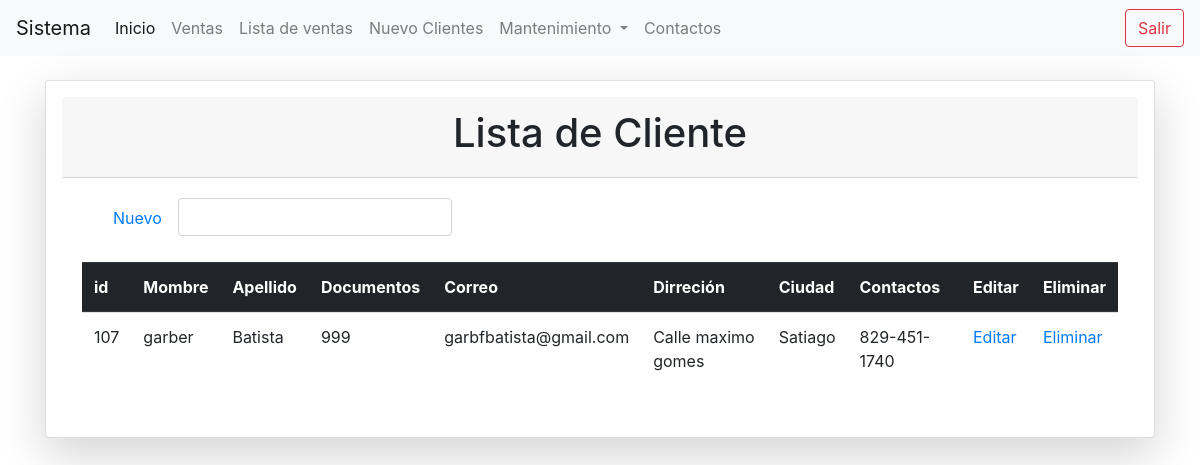
The page /list_cliente.php (signed in) on the database as committed earlier.
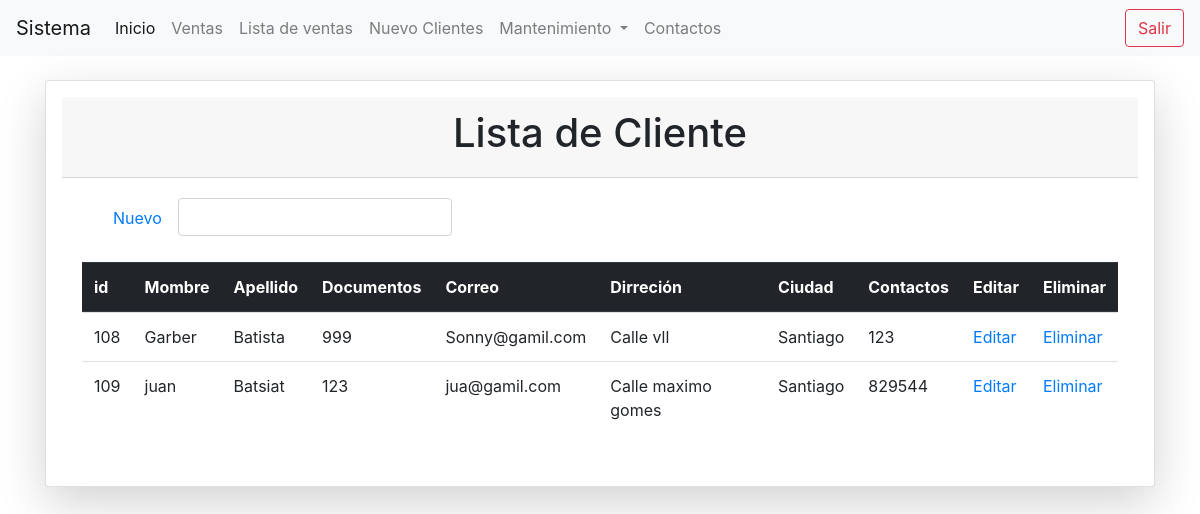
The same page on the database as committed later.
### tables this page shows
CREATE TABLE `cliente` (
  `idcliente` int(11) NOT NULL COMMENT 'Llave primaria',
  `nombre` varchar(45) NOT NULL COMMENT 'Nombre de cliente',
  `apellido` varchar(45) NOT NULL COMMENT 'Apellido de cliente',
  `documentos` varchar(45) NOT NULL COMMENT 'Documentos de cliente',
  `correo` varchar(30) NOT NULL COMMENT 'Correo de cliente',
  `dirrecion` varchar(20) NOT NULL COMMENT 'Dirección de cliente',
  `ciudad` varchar(45) NOT NULL COMMENT 'Regio de cliente',
  `movil` varchar(13) NOT NULL COMMENT 'Contactos de cliente ',
  `estatus` varchar(45) NOT NULL DEFAULT '1' COMMENT 'Estatus de cliente sin esta activo o inactivo ',
  `idusuario` int(11) NOT NULL DEFAULT 1
);

### list_cliente.php (the view, shortened to what this page needs)
<?php
include "conexion.php";
?>
<!doctype html>
<html lang="en">
  <head>
<?php
 include "nav.php";
?>
  </head>
  <body>
    <br>
       <div class="container">
        <div class="row">
            <div class="col-lg-12 col-md-6">
            <div class="card shadow-lg p-3 mb-5 bg-white ">
            <div class="card-header text-center"> <h1>Lista de Cliente</h1></div>
            <div class="card-body col-md-12">
            <div class="container">
            <ul class="nav nav">
              <li class="nav-item com-md-12">
                <a class="nav-link active" href="registrar_cliente.php">Nuevo</a>
              </li>
            <form action="buscar_cliente.php" method="get">
            <div class="input-group">
            <div class="form-outline">
            <input type="search" id="form1" name="busqueda" class="form-control" />
            </div>
            </div>
            </form>
            </ul>
            </div>
            <br>
           <table class="table table-responsive table-hover">
            <thead class="thead-dark">
              <tr>
              <th scope="col">id</th>
                <th scope="col">Mombre</th>
                <th scope="col">Apellido</th>
                <th scope="col">Documentos</th>
                <th scope="col">Correo</th>
                <th scope="col">Dirreción</th>
                <th scope="col">Ciudad</th>
                <th scope="col">Contactos</th>
                <th scope="col">Editar</th>
                <th scope="col">Eliminar</th>
                 </thead>
                 <tbody>
                  <tr>
                  <?php
                   $por_pagina = 6;
                   if(empty($_GET['pagina']))
                   {
                     $pagina = 1;
                   }else{
                    $pagina = $_GET['pagina'];
                   }
                   $desde = ($pagina -1) * $por_pagina;
                 $qury = mysqli_query($conection,"SELECT * FROM cliente  WHERE estatus = 1  ORDER BY idcliente
                 LIMIT $desde,$por_pagina");
                $result = mysqli_num_rows($qury);
                 if($result>0){
                   while($data= mysqli_fetch_array($qury)){
                   ?>
                   <tr>
                    <td><?php echo $data["idcliente"]?></td>
                    <td><?php echo $data["nombre"];?></td>
                    <td><?php echo $data["apellido"];?></td>
                    <td><?php echo $data["documentos"];?></td>
                    <td><?php echo $data["correo"];?></td>
                    <td><?php echo $data["dirrecion"];?></td>
                    <td><?php echo $data["ciudad"];?></td>
                    <td><?php echo $data["movil"];?></td>
                    <td>
                      <a href="edit_cliente.php?id=<?php echo $data["idcliente"];?>">Editar</a>
                   </td>
                   <td>
                      <?php if($_SESSION['idrol'] ==1 || $_SESSION['idrol'] ==2){ ?>
                      <a href="eliminar_confimar_cliente.php?id=<?php echo $data["idcliente"];?>">Eliminar</a>
                      <?php }?>
                    </td>
                   </tr>
                   <?php
                   }
                 }
                 ?>
                 </tbody>
                </table>
                </div>
                </div>
            </div>
           </div>
    </div>
  </body>
</html>

Rows that differ between the two databases and show on the page:
removed cliente: idcliente "107", nombre "garber", apellido "Batista", documentos "999", correo "garbfbatista@gmail.com", dirrecion "Calle maximo gomes", ciudad "Satiago", movil "829-451-1740"
added cliente: idcliente "108", nombre "Garber", apellido "Batista", documentos "999", correo "Sonny@gamil.com", dirrecion "Calle vll", ciudad "Santiago", movil "123"
added cliente: idcliente "109", nombre "juan", apellido "Batsiat", documentos "123", correo "jua@gamil.com", dirrecion "Calle maximo gomes", ciudad "Santiago", movil "829544"
